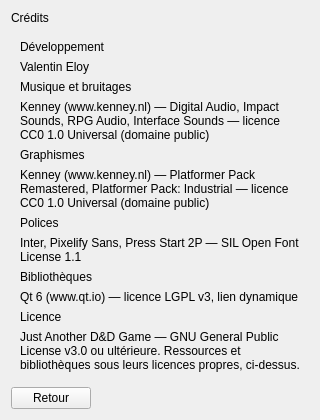
<?xml version="1.0" encoding="UTF-8"?>
<ui version="4.0">
 <class>CreditsScreen</class>
 <widget class="QWidget" name="CreditsScreen">
  <layout class="QVBoxLayout" name="verticalLayout">
   <!-- Marges posees en code (CreditsScreen::CreditsScreen, LOT-56) depuis l'echelle d'espacement
        des jetons, pas de nombre fige ici. -->
   <item>
    <widget class="hmi::TitleBanner" name="creditsTitle">
     <property name="text"><string>Crédits</string></property>
    </widget>
   </item>
   <item>
    <spacer name="titleSpacer">
     <property name="orientation"><enum>Qt::Vertical</enum></property>
     <property name="sizeHint" stdset="0"><size><width>0</width><height>0</height></size></property>
    </spacer>
   </item>
   <!-- Contenu dans un cadre pixel (LOT-68) : la maquette pose les trois sections sur une carte,
        pas a nu sur le fond. -->
   <item>
    <widget class="hmi::ParchmentPanel" name="creditsCard">
     <layout class="QVBoxLayout" name="cardLayout">
       <item>
        <widget class="QLabel" name="developmentLabel">
         <property name="creditsRole" stdset="0"><string>section</string></property>
         <property name="text"><string>Développement</string></property>
        </widget>
       </item>
       <item>
        <widget class="QLabel" name="developmentCredit">
         <property name="creditsRole" stdset="0"><string>entry</string></property>
         <!-- Nom propre : jamais traduit, cf. CreditsScreen::retranslateUi. -->
         <property name="text"><string>Valentin Eloy</string></property>
        </widget>
       </item>
       <item>
        <spacer name="sectionSpacer">
         <property name="orientation"><enum>Qt::Vertical</enum></property>
         <property name="sizeHint" stdset="0"><size><width>0</width><height>0</height></size></property>
        </spacer>
       </item>
       <item>
        <widget class="QLabel" name="audioLabel">
         <property name="creditsRole" stdset="0"><string>section</string></property>
         <property name="text"><string>Musique et bruitages</string></property>
        </widget>
       </item>
       <item>
        <widget class="QLabel" name="audioCredit">
         <property name="creditsRole" stdset="0"><string>entry</string></property>
         <!-- Noms propres et licence : jamais traduits. Detail complet dans
              Source/Elements/Audio/CREDITS.md (fichier par fichier). -->
         <property name="wordWrap"><bool>true</bool></property>
         <property name="text"><string>Kenney (www.kenney.nl) — Digital Audio, Impact Sounds, RPG Audio, Interface Sounds — licence CC0 1.0 Universal (domaine public)</string></property>
        </widget>
       </item>
       <item>
        <spacer name="graphicsSpacer">
         <property name="orientation"><enum>Qt::Vertical</enum></property>
         <property name="sizeHint" stdset="0"><size><width>0</width><height>0</height></size></property>
        </spacer>
       </item>
       <item>
        <widget class="QLabel" name="graphicsLabel">
         <property name="creditsRole" stdset="0"><string>section</string></property>
         <property name="text"><string>Graphismes</string></property>
        </widget>
       </item>
       <item>
        <widget class="QLabel" name="graphicsCredit">
         <property name="creditsRole" stdset="0"><string>entry</string></property>
         <!-- Noms propres et licence : jamais traduits. Detail complet dans
              Source/Elements/Assets/CREDITS.md (fichier par fichier). -->
         <property name="wordWrap"><bool>true</bool></property>
         <property name="text"><string>Kenney (www.kenney.nl) — Platformer Pack Remastered, Platformer Pack: Industrial — licence CC0 1.0 Universal (domaine public)</string></property>
        </widget>
       </item>
       <item>
        <spacer name="fontsSpacer">
         <property name="orientation"><enum>Qt::Vertical</enum></property>
         <property name="sizeHint" stdset="0"><size><width>0</width><height>0</height></size></property>
        </spacer>
       </item>
       <item>
        <widget class="QLabel" name="fontsLabel">
         <property name="creditsRole" stdset="0"><string>section</string></property>
         <property name="text"><string>Polices</string></property>
        </widget>
       </item>
       <item>
        <widget class="QLabel" name="fontsCredit">
         <property name="creditsRole" stdset="0"><string>entry</string></property>
         <!-- Noms propres et licence : jamais traduits. La SIL OFL EXIGE que sa notice accompagne
              les polices partout ou elles sont redistribuees : les fichiers de licence vivent dans
              Source/Elements/Assets/Fonts/. -->
         <property name="wordWrap"><bool>true</bool></property>
         <property name="text"><string>Inter, Pixelify Sans, Press Start 2P — SIL Open Font License 1.1</string></property>
        </widget>
       </item>
       <item>
        <spacer name="librariesSpacer">
         <property name="orientation"><enum>Qt::Vertical</enum></property>
         <property name="sizeHint" stdset="0"><size><width>0</width><height>0</height></size></property>
        </spacer>
       </item>
       <item>
        <widget class="QLabel" name="librariesLabel">
         <property name="creditsRole" stdset="0"><string>section</string></property>
         <property name="text"><string>Bibliothèques</string></property>
        </widget>
       </item>
       <item>
        <widget class="QLabel" name="librariesCredit">
         <property name="creditsRole" stdset="0"><string>entry</string></property>
         <!-- Mention EXIGEE par la LGPLv3 : l'usage de Qt et sa licence doivent etre indiques, et
              le lien reste dynamique pour que l'utilisateur puisse substituer sa propre version.
              Detail complet dans THIRD-PARTY-NOTICES.md. -->
         <property name="wordWrap"><bool>true</bool></property>
         <property name="text"><string>Qt 6 (www.qt.io) — licence LGPL v3, lien dynamique</string></property>
        </widget>
       </item>
       <item>
        <spacer name="licenseSpacer">
         <property name="orientation"><enum>Qt::Vertical</enum></property>
         <property name="sizeHint" stdset="0"><size><width>0</width><height>0</height></size></property>
        </spacer>
       </item>
       <item>
        <widget class="QLabel" name="licenseLabel">
         <property name="creditsRole" stdset="0"><string>section</string></property>
         <property name="text"><string>Licence</string></property>
        </widget>
       </item>
       <item>
        <widget class="QLabel" name="licenseCredit">
         <property name="creditsRole" stdset="0"><string>entry</string></property>
         <!-- La licence du JEU, distincte de celles ci-dessus : les ressources restent sous CC0 et
              SIL OFL, Qt sous LGPLv3. Le dire ici evite de laisser croire que tout est GPL. -->
         <property name="wordWrap"><bool>true</bool></property>
         <property name="text"><string>Just Another D&amp;D Game — GNU General Public License v3.0 ou ultérieure. Ressources et bibliothèques sous leurs licences propres, ci-dessus.</string></property>
        </widget>
       </item>
    </layout>
    </widget>
   </item>
   <item>
    <spacer name="bottomSpacer">
     <property name="orientation"><enum>Qt::Vertical</enum></property>
     <property name="sizeHint" stdset="0"><size><width>0</width><height>0</height></size></property>
    </spacer>
   </item>
   <item>
    <layout class="QHBoxLayout" name="bottomLayout">
     <item><widget class="hmi::MenuEntryButton" name="backButton"><property name="cursor"><cursorShape>PointingHandCursor</cursorShape></property><property name="text"><string>Retour</string></property></widget></item>
     <item>
      <spacer name="backSpacer">
       <property name="orientation"><enum>Qt::Horizontal</enum></property>
       <property name="sizeHint" stdset="0"><size><width>0</width><height>0</height></size></property>
      </spacer>
     </item>
     <item>
      <widget class="QLabel" name="hintsLabel">
       <property name="text"><string/></property>
       <property name="textFormat"><enum>Qt::RichText</enum></property>
       <property name="alignment"><set>Qt::AlignRight|Qt::AlignVCenter</set></property>
      </widget>
     </item>
    </layout>
   </item>
  </layout>
 </widget>
 <customwidgets>
  <customwidget>
   <class>hmi::TitleBanner</class>
   <extends>QLabel</extends>
   <header>HMI/Interface/TitleBanner.h</header>
  </customwidget>
  <customwidget>
   <class>hmi::ParchmentPanel</class>
   <extends>QWidget</extends>
   <header>HMI/Interface/ParchmentPanel.h</header>
   <container>1</container>
  </customwidget>
  <customwidget>
   <class>hmi::MenuEntryButton</class>
   <extends>QPushButton</extends>
   <header>HMI/Interface/MenuEntryButton.h</header>
  </customwidget>
 </customwidgets>
 <resources/>
 <connections/>
</ui>
